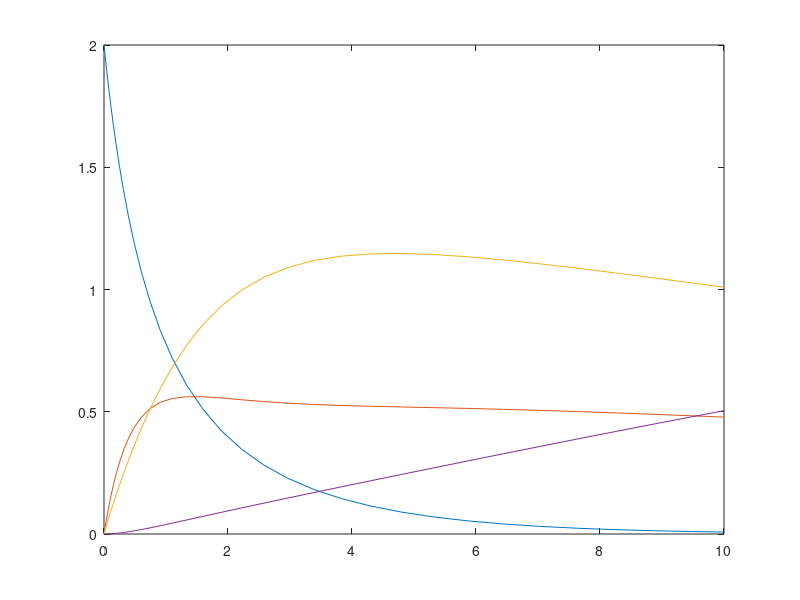

MATLAB code to generate this figure:
%NIM: 13022051
%Nama: Muhammad Dhafi Saniy Putra
%Deskripsi: Program ini dapat menghitung dan menunjukkan distribusi 
% konsentrasi suatu reaksi menggunakan function ode23
function RunReaktorKompleks
C0 = [2 0 0 0];
TSpan = [0 10]; %Laju reaksi dalam satuan menit
[t,C] = ode23(@FReaksi,TSpan,C0);
%Plot data dalam grafik
plot(t,C)
xlabel = ({'Waktu reaksi','(Menit)'})
ylabel = ({'Konsentrasi Komponen','mol/L'})
end
function LajuKonsentrasi = FReaksi(t,C) % Definisikan Fungsi Laju Reaksi
%LajuReaksi
r = [0.4*(C(1)^2) 0.45*C(1) 0.25*C(3) 0.65*(C(2)^(1.5)) 0.1*C(2)];
%Persamaan yang akan diterima ode23
dCAdt = -r(1)-r(2);
dCBdt = r(1)+r(3)-r(4)-r(5);
dCCdt = r(2)-r(3)+r(4);
dCDdt = r(5);
LajuKonsentrasi = [dCAdt dCBdt dCCdt dCDdt]'; %fungsi ode23 hanya menerima
                                            % vektor kolom
end
